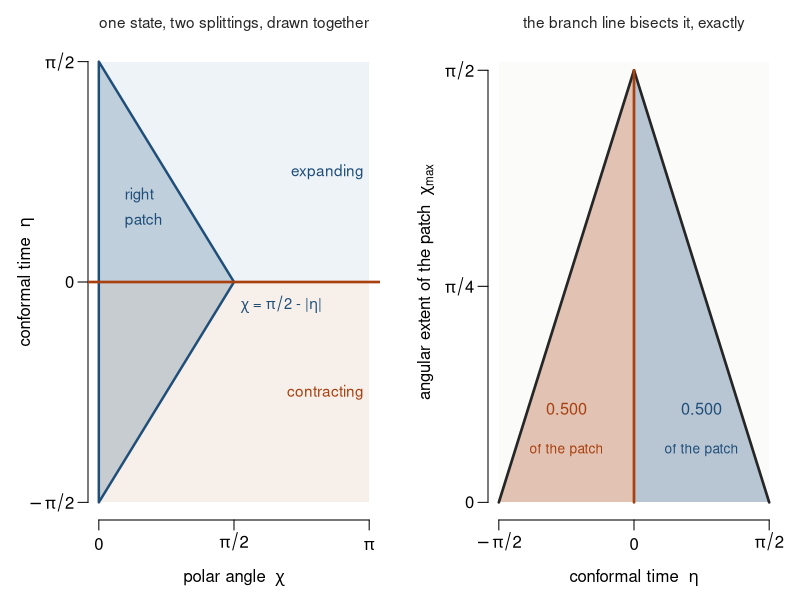
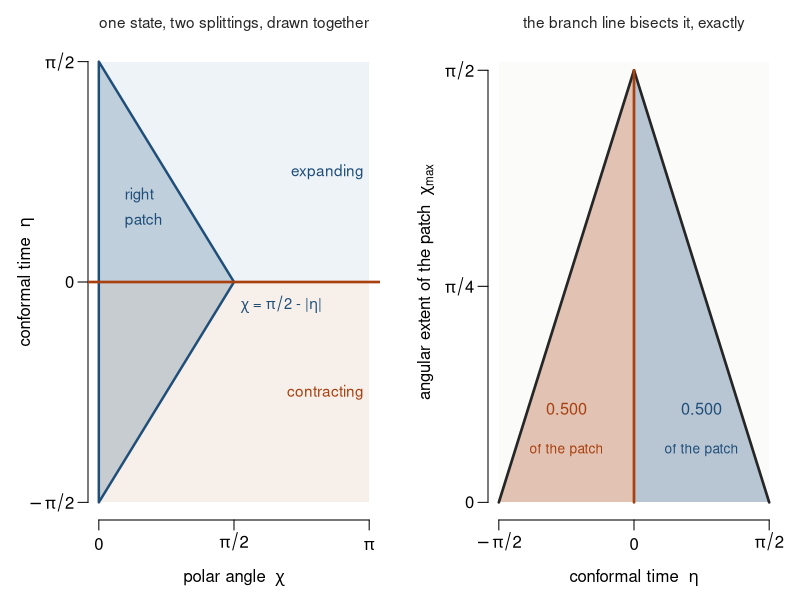

These charts were generated, in order, by the following R code:
# The two splittings of one state, and why they cross.
#
# Section 2 needs the two sheets to be two, and the tempting route is to read the no-boundary
# wavefunction's expanding and contracting WKB branches as the fold's two sheets, since one
# involution alpha exchanges the members of both pairs.  The route does not close, and the reason
# is a partition mismatch that a picture settles faster than a paragraph.
#
# Closed de Sitter in conformal coordinates: ds^2 = (H cos eta)^-2 (-d eta^2 + d Omega_3^2), with
# eta in (-pi/2, pi/2) and chi the polar angle from the observer's worldline.  Then
#
#   the PATCH splitting is by causal position:  the right static patch is chi <= pi/2 - |eta|,
#   the BRANCH splitting is by global time:     the expanding branch is eta > 0,
#
# and the patch diamond is bisected by the branch line.  Every one of the four cells is non-empty,
# so an operator localised in the patch has support on both branches and no element of the patch
# algebra determines the branch label.  The splittings cross; they do not coincide.
#
# The equality of the two halves is exact and not numerical luck: the patch condition
# chi <= pi/2 - |eta| and the conformal metric are both even in eta, so the reflection eta -> -eta
# is a measure-preserving bijection between the halves.  The integral below is a check of the
# arithmetic, not the source of the claim.

half_measure <- function(lo, hi, n = 200001) {
  # conformal 4-volume element on the Einstein cylinder: 4 pi sin^2(chi) d chi d eta
  eta <- seq(lo, hi, length.out = n)
  chimax <- pmax(pi / 2 - abs(eta), 0)
  inner <- 4 * pi * (chimax / 2 - sin(2 * chimax) / 4)   # int_0^chimax sin^2 chi d chi
  w <- c(1, rep(c(4, 2), length.out = n - 2), 1) * ((hi - lo) / (n - 1)) / 3
  sum(w * inner)
}

expanding  <- half_measure(0, pi / 2)
contracting <- half_measure(-pi / 2, 0)
whole      <- half_measure(-pi / 2, pi / 2)

cat("=== the patch straddles both branches in equal measure ===\n\n")
cat(sprintf("  conformal 4-volume, patch on the expanding branch   = %.10f\n", expanding))
cat(sprintf("  conformal 4-volume, patch on the contracting branch = %.10f\n", contracting))
cat(sprintf("  relative difference                                 = %.3e\n",
            abs(expanding - contracting) / whole))
cat(sprintf("  each half as a fraction of the whole patch          = %.10f\n", expanding / whole))
stopifnot(abs(expanding - contracting) / whole < 1e-12,
          abs(expanding / whole - 0.5) < 1e-12)

# A plant: shift the branch line off the throat and the halves must stop matching, or the
# integrator is not measuring what the panel draws.
off <- half_measure(0.3, pi / 2)
cat(sprintf("\n  planted: put the branch line at eta = 0.3 instead and the larger half takes\n"))
cat(sprintf("  %.4f of the patch, so the check is capable of failing.\n", (whole - off) / whole))
stopifnot(abs((whole - off) / whole - 0.5) > 0.1)

ink <- "grey15"; c1 <- "#1f4e79"; c2 <- "#a8400f"; grey <- "#8a97a4"

draw <- function() {
  par(mfrow = c(1, 2), mar = c(4.0, 4.4, 2.2, 1.0), mgp = c(2.5, 0.7, 0), xpd = FALSE)

  # ---- left: the conformal square, the patch diamond, the branch line ----
  plot(NA, xlim = c(0, pi), ylim = c(-pi / 2, pi / 2), axes = FALSE,
       xlab = expression(paste("polar angle  ", chi)),
       ylab = expression(paste("conformal time  ", eta)))
  rect(0, -pi / 2, pi, pi / 2, col = "#fbfbfa", border = NA)
  axis(1, at = c(0, pi / 2, pi), labels = c("0", expression(pi / 2), expression(pi)))
  axis(2, at = c(-pi / 2, 0, pi / 2),
       labels = c(expression(-pi / 2), "0", expression(pi / 2)), las = 1)

  # the two branch regions, shaded by global time
  rect(0, 0, pi, pi / 2, col = "#eef3f8", border = NA)
  rect(0, -pi / 2, pi, 0, col = "#f7efe9", border = NA)

  # right static patch: chi <= pi/2 - |eta|
  ee <- seq(-pi / 2, pi / 2, length.out = 400)
  polygon(c(rep(0, length(ee)), rev(pi / 2 - abs(ee))), c(ee, rev(ee)),
          col = adjustcolor(c1, 0.22), border = c1, lwd = 2.4)

  abline(h = 0, col = c2, lwd = 2.6)
  text(pi - 0.06, pi / 4, "expanding", col = c1, cex = 0.92, adj = 1)
  text(pi - 0.06, -pi / 4, "contracting", col = c2, cex = 0.92, adj = 1)
  text(0.30, 0.62, "right", col = c1, cex = 0.92, adj = 0)
  text(0.30, 0.44, "patch", col = c1, cex = 0.92, adj = 0)
  text(pi / 2 + 0.08, -0.16, expression(paste(chi, " = ", pi / 2, " - |", eta, "|")),
       col = c1, cex = 0.88, adj = 0)
  mtext("one state, two splittings, drawn together", side = 3, line = 0.6, cex = 0.92, col = ink)

  # ---- right: the patch's extent against global time, and the equal halves ----
  plot(NA, xlim = c(-pi / 2, pi / 2), ylim = c(0, 1.02 * pi / 2), axes = FALSE,
       xlab = expression(paste("conformal time  ", eta)),
       ylab = expression(paste("angular extent of the patch  ", chi[max])))
  rect(-pi / 2, 0, pi / 2, 1.02 * pi / 2, col = "#fbfbfa", border = NA)
  axis(1, at = c(-pi / 2, 0, pi / 2),
       labels = c(expression(-pi / 2), "0", expression(pi / 2)))
  axis(2, at = c(0, pi / 4, pi / 2),
       labels = c("0", expression(pi / 4), expression(pi / 2)), las = 1)

  ep <- seq(0, pi / 2, length.out = 300)
  en <- seq(-pi / 2, 0, length.out = 300)
  polygon(c(ep, rev(ep)), c(pi / 2 - abs(ep), rep(0, length(ep))),
          col = adjustcolor(c1, 0.30), border = NA)
  polygon(c(en, rev(en)), c(pi / 2 - abs(en), rep(0, length(en))),
          col = adjustcolor(c2, 0.30), border = NA)
  lines(c(en, ep), pi / 2 - abs(c(en, ep)), col = ink, lwd = 2.6)
  segments(0, 0, 0, pi / 2, col = c2, lwd = 2.6)

  text(-pi / 4, 0.34, sprintf("%.3f", contracting / whole), col = c2, cex = 0.98)
  text(-pi / 4, 0.19, "of the patch", col = c2, cex = 0.82)
  text(pi / 4, 0.34, sprintf("%.3f", expanding / whole), col = c1, cex = 0.98)
  text(pi / 4, 0.19, "of the patch", col = c1, cex = 0.82)
  mtext("the branch line bisects it, exactly", side = 3, line = 0.6, cex = 0.92, col = ink)
}

for (dev in c("pdf", "png")) {
  out <- sprintf("paper/fig_companion_splittings.%s", dev)
  if (dev == "pdf") pdf(out, width = 9.6, height = 4.3, pointsize = 12)
  else png(out, width = 9.6, height = 4.3, units = "in", res = 150, pointsize = 12)
  draw(); dev.off(); cat(sprintf("  wrote %s\n", out))
}
